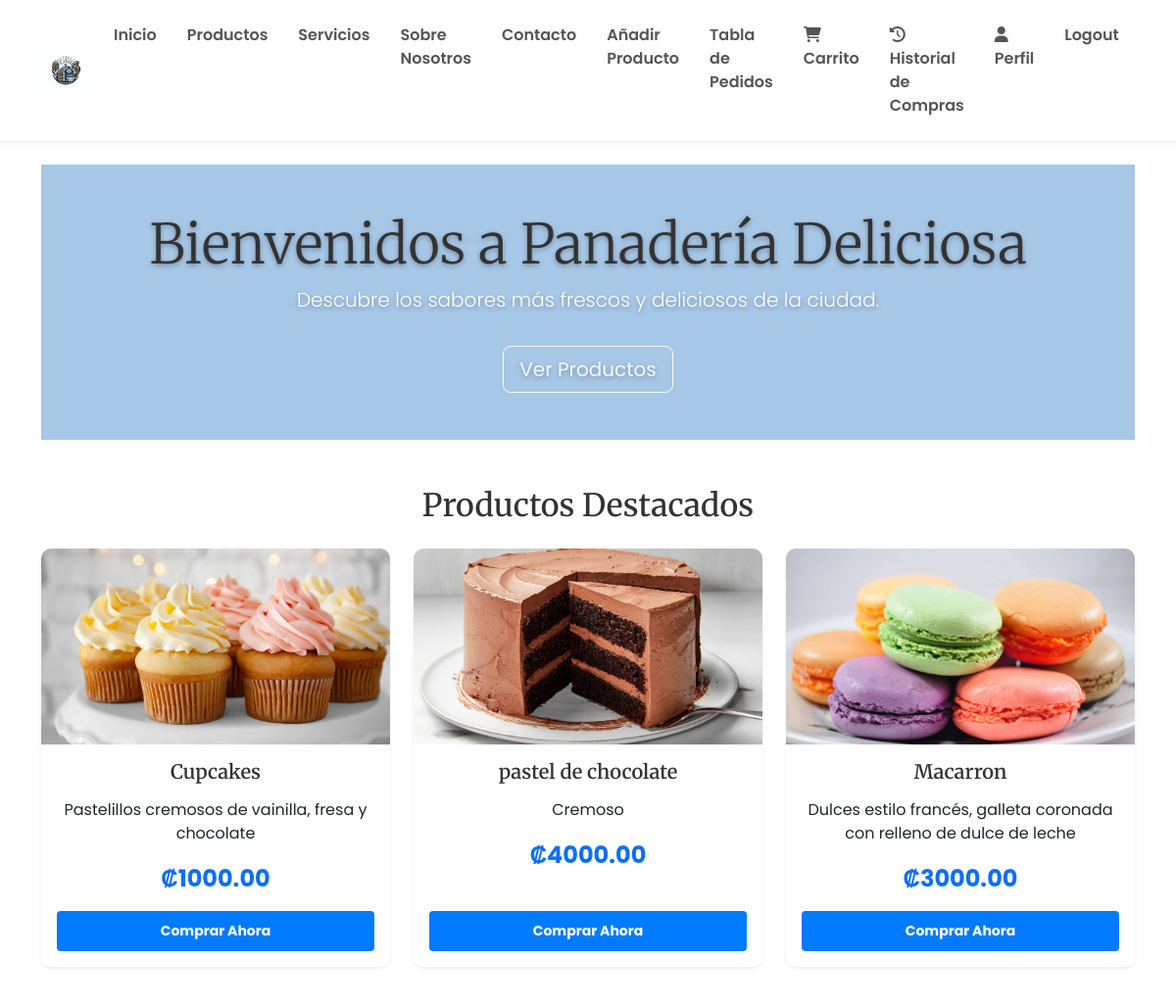
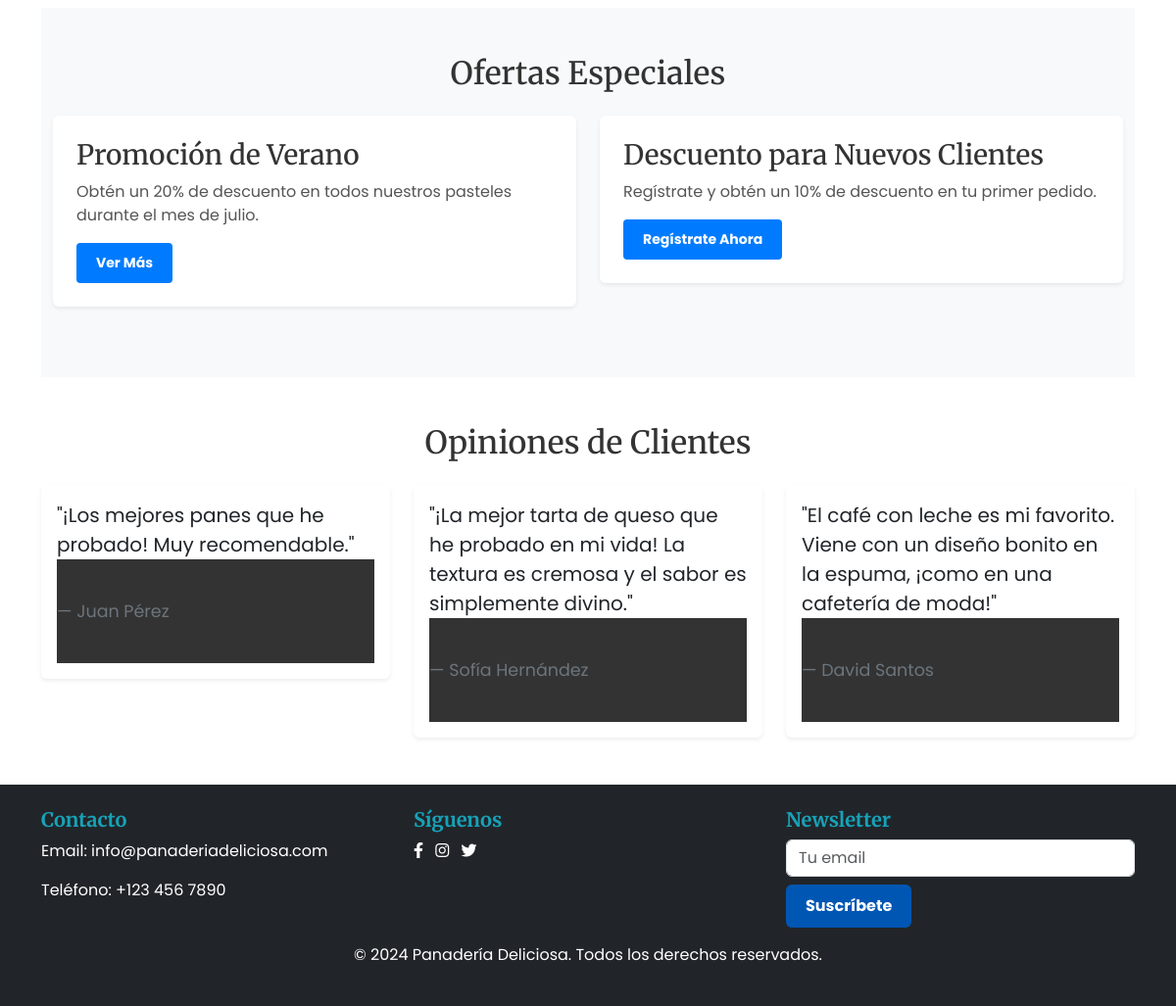
/ (signed in), run on the app's committed database (2 pictures, top to bottom).
### ProyectoMenu/models.py (models this page shows, shortened)
class Product(models.Model):
    name = models.CharField(max_length=100)
    description = models.TextField()
    price = models.DecimalField(max_digits=10, decimal_places=2)
    image = models.ImageField(upload_to='products/')
    featured = models.BooleanField(default=False)

### ProyectoMenu/views.py (the view)
# urls.py: path('', views.inicio, name='inicio'),
def inicio(request):
    featured_products = Product.objects.filter(featured=True)[:3]
    return render(request, 'paginas/inicio.html', {'featured_products': featured_products})

### ProyectoMenu/templates/paginas/inicio.html (shortened to what this page needs)
{% extends 'base.html' %}
{% load static %}
{% block contenido %}
<div class="container mt-4">
    <div class="hero-section text-center text-white py-5" style="background-color: #A7C7E7;">
        <h1 class="display-4">Bienvenidos a Panadería Deliciosa</h1>
        <p class="lead">Descubre los sabores más frescos y deliciosos de la ciudad.</p>
        <a class="btn btn-outline-light btn-lg mt-3" href="{% url 'productos' %}" role="button">Ver Productos</a>
    </div>
    <section class="my-5">
        <h2 class="text-center mb-4">Productos Destacados</h2>
        <div class="row">
            {% if featured_products %}
                {% for product in featured_products %}
                    <div class="col-md-4">
                        <div class="card product-card shadow-sm border-0">
                            <img src="{{ product.image.url }}" class="card-img-top" alt="{{ product.name }}">
                            <div class="card-body text-center">
                                <h5 class="card-title">{{ product.name }}</h5>
                                <p class="card-text">{{ product.description }}</p>
                                <p class="price text-primary fs-4">₡{{ product.price }}</p>
                                <a href="{% url 'productos' %}" class="btn btn-primary btn-sm">Comprar Ahora</a>
                            </div>
                        </div>
                    </div>
                {% endfor %}
            {% else %}
                <p class="text-center">No hay productos destacados en este momento.</p>
            {% endif %}
        </div>
    </section>
    <section class="py-5" style="background-color: #f8f9fa;">
        <div class="container">
            <h2 class="text-center mb-4">Ofertas Especiales</h2>
            <div class="row">
                <div class="col-md-6 mb-4">
                    <div class="p-4 bg-white shadow-sm rounded">
                        <h3>Promoción de Verano</h3>
                        <p>Obtén un 20% de descuento en todos nuestros pasteles durante el mes de julio.</p>
                        <a href="{% url 'productos' %}" class="btn btn-primary btn-sm">Ver Más</a>
                    </div>
                </div>
                <div class="col-md-6">
                    <div class="p-4 bg-white shadow-sm rounded">
                        <h3>Descuento para Nuevos Clientes</h3>
                        <p>Regístrate y obtén un 10% de descuento en tu primer pedido.</p>
                        <a href="{% url 'register' %}" class="btn btn-primary btn-sm">Regístrate Ahora</a>
                    </div>
                </div>
            </div>
        </div>
    </section>
    <section class="my-5">
        <h2 class="text-center mb-4">Opiniones de Clientes</h2>
        <div class="row">
            <div class="col-md-4">
                <div class="card border-0 shadow-sm">
                    <div class="card-body">
                        <blockquote class="blockquote mb-0">
                            <p class="card-text">"¡Los mejores panes que he probado! Muy recomendable."</p>
                            <footer class="blockquote-footer">Juan Pérez</footer>
                        </blockquote>
                    </div>
                </div>
            </div>
            <div class="col-md-4">
                <div class="card border-0 shadow-sm">
                    <div class="card-body">
                        <blockquote class="blockquote mb-0">
                            <p class="card-text">"¡La mejor tarta de queso que he probado en mi vida! La textura es cremosa y el sabor es simplemente divino."</p>
                            <footer class="blockquote-footer">Sofía Hernández</footer>
                        </blockquote>
                    </div>
                </div>
            </div>
            <div class="col-md-4">
                <div class="card border-0 shadow-sm">
                    <div class="card-body">
                        <blockquote class="blockquote mb-0">
                            <p class="card-text">"El café con leche es mi favorito. Viene con un diseño bonito en la espuma, ¡como en una cafetería de moda!"</p>
                            <footer class="blockquote-footer">David Santos</footer>
                        </blockquote>
                    </div>
                </div>
            </div>
        </div>
    </section>
</div>
{% endblock %}

### ProyectoMenu/static/styles/custom.css (style rules this page uses)
h1, h2, h3, h4, h5, h6 { font-family: 'Merriweather', serif; color: #333333; }
body { font-family: 'Poppins', sans-serif; background-color: #ffffff; color: #555555; }
.hero-section { background-color: #A7C7E7; background-image: none; color: #ffffff; padding: 100px 0; text-shadow: 0 2px 5px rgba(0, 0, 0, 0.3); }
.product-card { display: flex; flex-direction: column; justify-content: space-between; background-color: #ffffff; border-radius: 10px; transition: transform 0.3s, box-shadow 0.3s; overflow: hidden; height: 100%; }
.product-card img { width: 100%; height: 200px; object-fit: cover; }
.product-card .card-body { flex-grow: 1; display: flex; flex-direction: column; justify-content: space-between; }
.product-card .card-title { font-size: 1.25rem; font-weight: 600; color: #333333; margin-bottom: 15px; }
.product-card .price { color: #007bff; font-weight: 700; font-size: 1.5rem; margin-bottom: 15px; }
.product-card .btn { margin-top: auto; }
.btn-primary { background-color: #007bff; border: none; font-weight: bold; padding: 10px 20px; transition: background-color 0.3s; }
footer { background-color: #333333; color: #ffffff; padding: 40px 0; }

### data on the page
Product: image (picture), name "Cupcakes", description "Pastelillos cremosos de vainilla, fresa y chocolate", price "1000.00"
Product: image (picture), name "pastel de chocolate", description "Cremoso", price "4000.00"
Product: image (picture), name "Macarron", description "Dulces estilo francés, galleta coronada con relleno de dulce de leche", price "3000.00"
